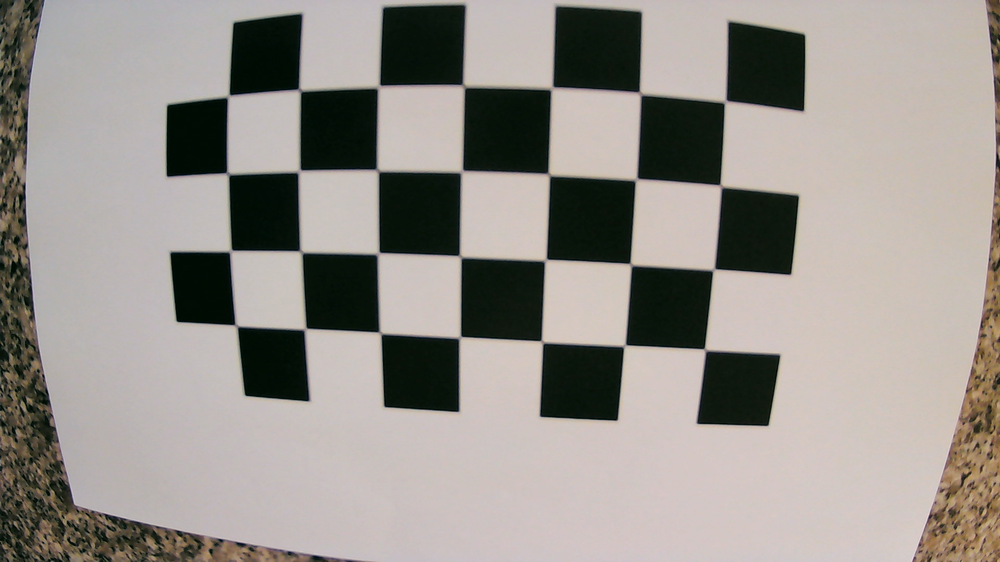
#> input picture assignment_1/IntrinsicCalibration/calib_img 0.png, 1000 x 562 px, shrunk from 1920 x 1080 before the run, given in place of MVI_1474_VIS.avi, which was not available
$ python enhance_video.py
#> lines starting #> are read from the running program, lines starting #| are printed output that depends on the picture; pictures that were not available may be replaced by others from this repository, and a replacement may not be noted
#> further down, frame is the input picture: shape (562, 1000, 3); mean B, G, R 139.3, 145, 150.2
import cv2
import numpy as np
from PIL import Image, ImageOps


# Hard-coded paths
video_dir = "/externo/cv_data/VIS_Onshore/Videos/"
matrix_dir = "/externo/cv_data/VIS_Onshore/ObjectGT/"
video_ref = "MVI_1474_VIS"


# Create two resizable preview windows
window1_name = "Original"
window2_name = "Enhanced"
cv2.namedWindow(window1_name, cv2.WINDOW_NORMAL)
cv2.namedWindow(window2_name, cv2.WINDOW_NORMAL)


def histogram_correction(img):
    # Convert image to YUV
    img_yuv = cv2.cvtColor(img, cv2.COLOR_BGR2YUV)

    # Equalize the histogram of the Y channel
    img_yuv[:, :, 0] = cv2.equalizeHist(img_yuv[:, :, 0])

    # Return image in BGR format
    return cv2.cvtColor(img_yuv, cv2.COLOR_YUV2BGR)


def histogram_correction_pil(img):
    pil_img = Image.fromarray(cv2.cvtColor(img, cv2.COLOR_BGR2RGB))
    equalized = ImageOps.equalize(pil_img, mask=None)
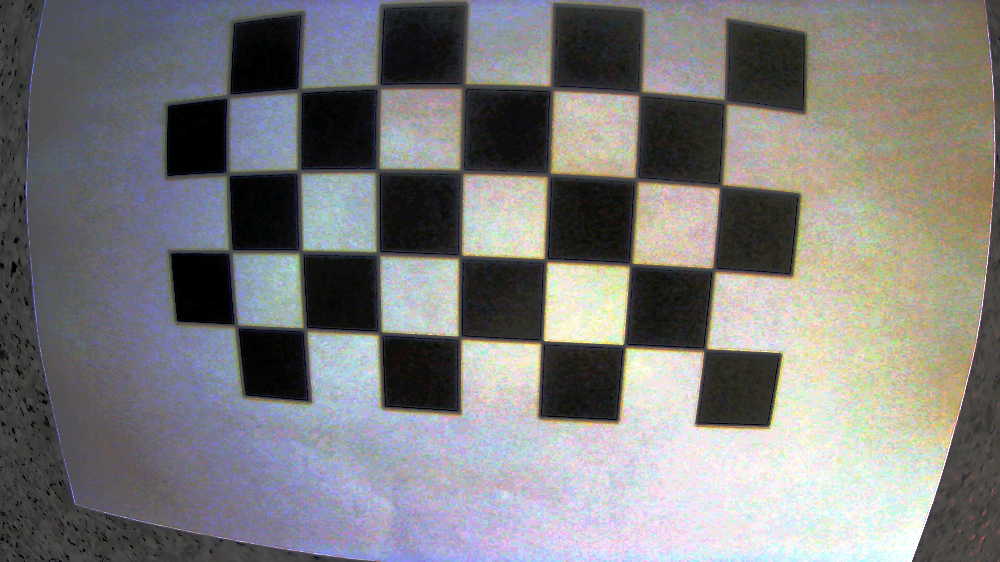
#> equalized: PIL image 1000x562 RGB; mean R, G, B 125.2, 124.4, 124.6
    return cv2.cvtColor(np.array(equalized), cv2.COLOR_RGB2BGR)
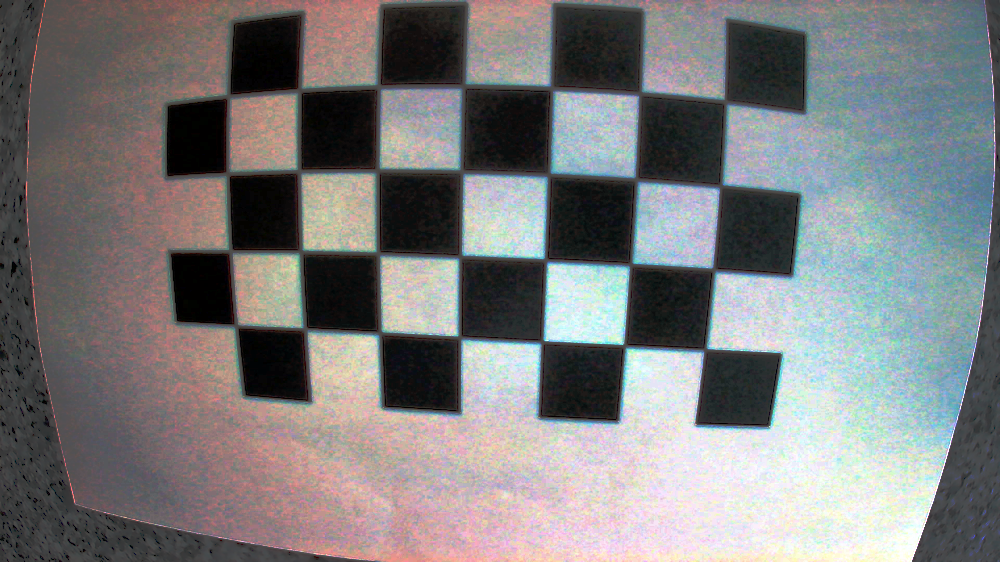
#> returned value: shape (562, 1000, 3); mean R, G, B 124.6, 124.4, 125.2


# Thanks https://stackoverflow.com/a/55590133
def unsharp_mask(image, kernel_size=(5, 5), sigma=1.0, amount=1.0, threshold=0):
    """Return a sharpened version of the image, using an unsharp mask."""
#> called with kernel_size = (5, 5), sigma = 1, amount = 1, threshold = 0
    blurred = cv2.GaussianBlur(image, kernel_size, sigma)
    sharpened = float(amount + 1) * image - float(amount) * blurred
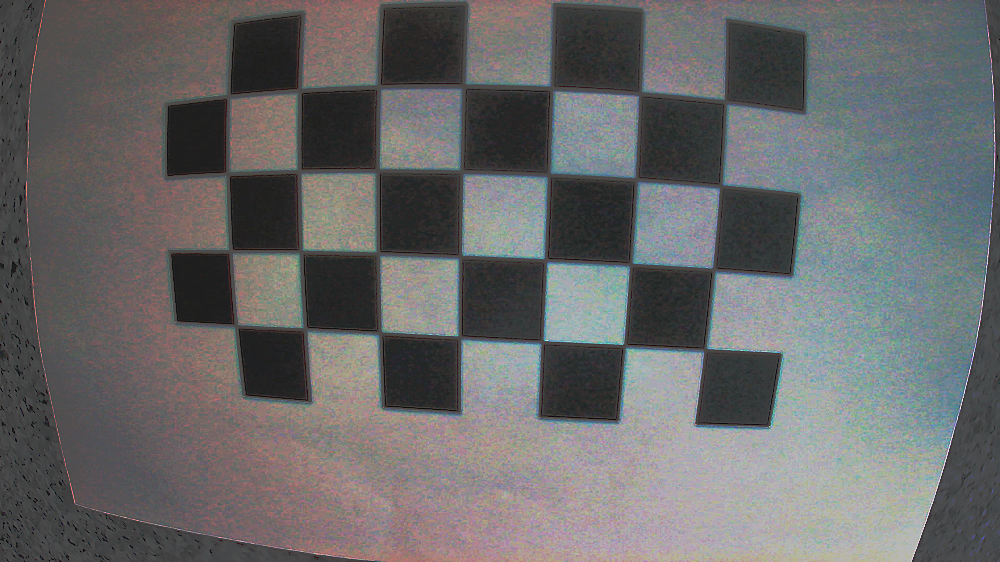
#> sharpened: shape (562, 1000, 3) float64; mean R, G, B 124.6, 124.4, 125.2; drawn with min black and max white
    sharpened = np.maximum(sharpened, np.zeros(sharpened.shape))
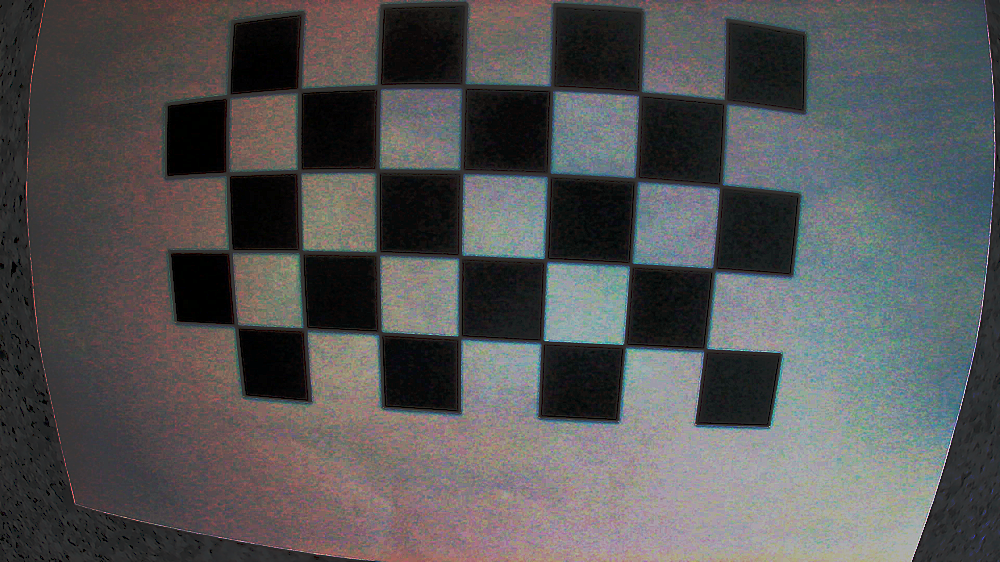
#> sharpened: shape (562, 1000, 3) float64; mean R, G, B 124.7, 124.5, 125.3; drawn with min black and max white
    sharpened = np.minimum(sharpened, 255 * np.ones(sharpened.shape))
    sharpened = sharpened.round().astype(np.uint8)
    if threshold > 0:
        low_contrast_mask = np.absolute(image - blurred) < threshold
        np.copyto(sharpened, image, where=low_contrast_mask)
    return sharpened


# Create a video capture object, in this case we are reading the video from a file
vid_capture = cv2.VideoCapture(video_dir + f"{video_ref}.avi")

if not vid_capture.isOpened():
    print("Error opening the video file")

# Read fps and frame count
else:
    # Get frame rate information
    fps = vid_capture.get(cv2.CAP_PROP_FPS)
    print("Frames per second : ", fps, "FPS")

    # Get frame count
    frame_count = vid_capture.get(cv2.CAP_PROP_FRAME_COUNT)
    print("Frame count : ", frame_count)

frame_index = 0
while vid_capture.isOpened():
    ret, frame = vid_capture.read()
    if ret:
        enhanced = unsharp_mask(histogram_correction_pil(frame))
        cv2.imshow(window1_name, frame)
        cv2.imshow(window2_name, enhanced)

        # 20 milliseconds
        key = cv2.waitKey(20)
#> (key q is pressed here)
        if key == ord("q"):
            break

    else:
        break

# Release the video capture object
vid_capture.release()
cv2.destroyAllWindows()

$ run again, on assignment_1/IntrinsicCalibration/calib_img 1.png
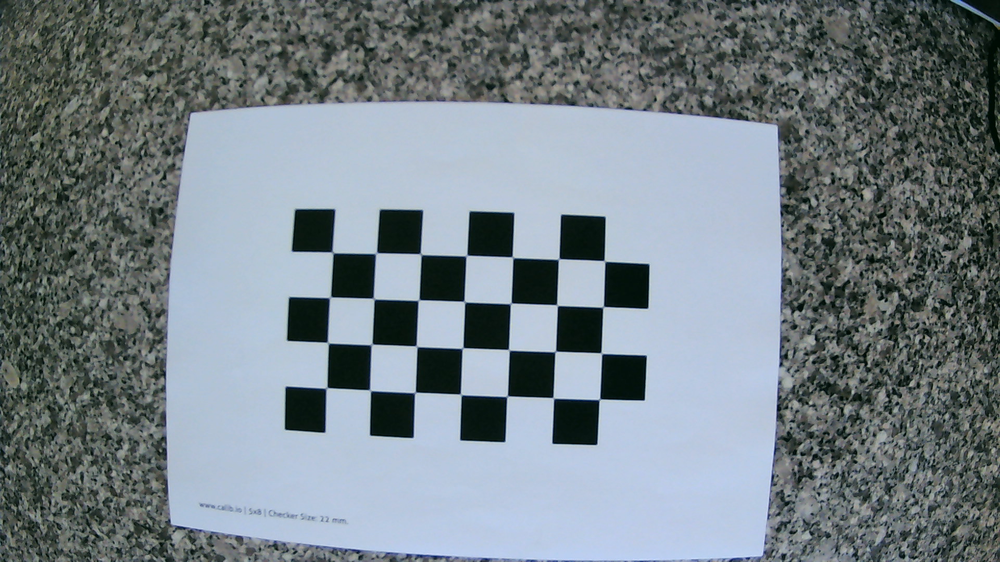
#> input picture assignment_1/IntrinsicCalibration/calib_img 1.png, 1000 x 562 px, shrunk from 1920 x 1080 before the run, given in place of MVI_1474_VIS.avi, which was not available
#> frame is the input picture: shape (562, 1000, 3); mean B, G, R 134.6, 128.6, 117.6
#> in histogram_correction_pil, `return cv2.cvtColor(np.array(equalized), cv2.COLOR_RGB2BGR)`:
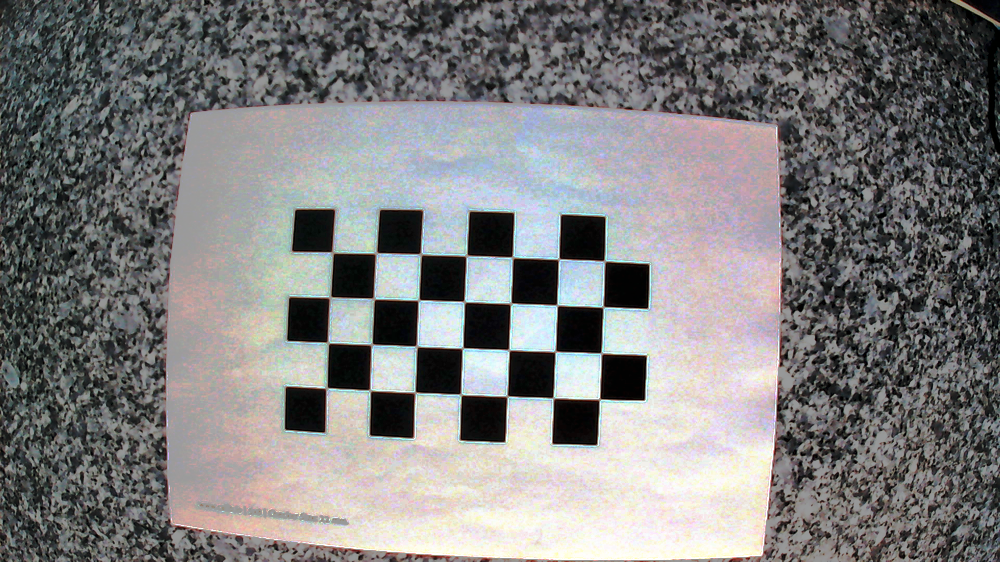
#> returned value: shape (562, 1000, 3); mean R, G, B 126.3, 125.6, 125.8
#> in unsharp_mask, `sharpened = np.maximum(sharpened, np.zeros(sharpened.shape))`:
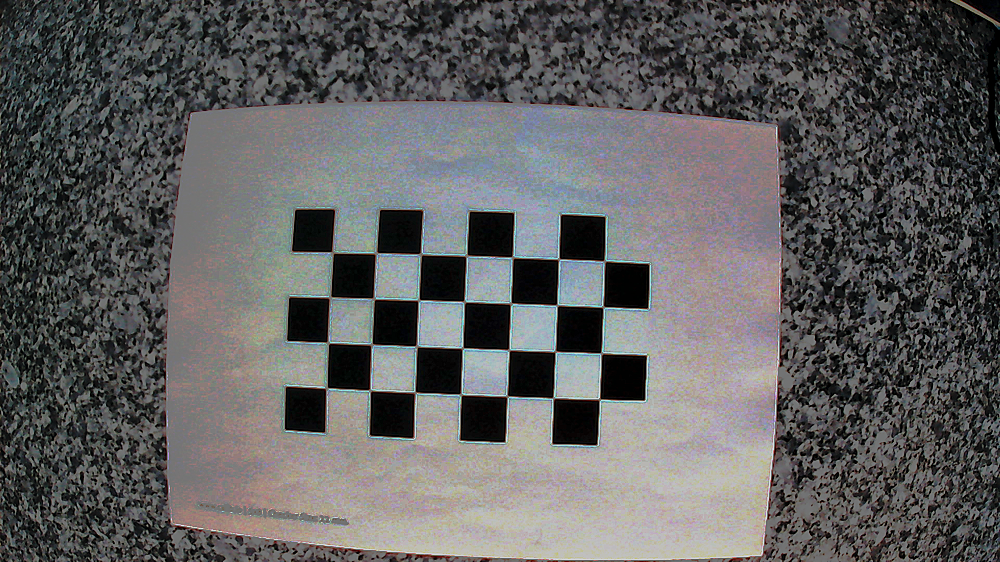
#> sharpened: shape (562, 1000, 3) float64; mean R, G, B 126.6, 126, 126.1; drawn with min black and max white

$ run again, on assignment_1/IntrinsicCalibration/calib_img 10.png
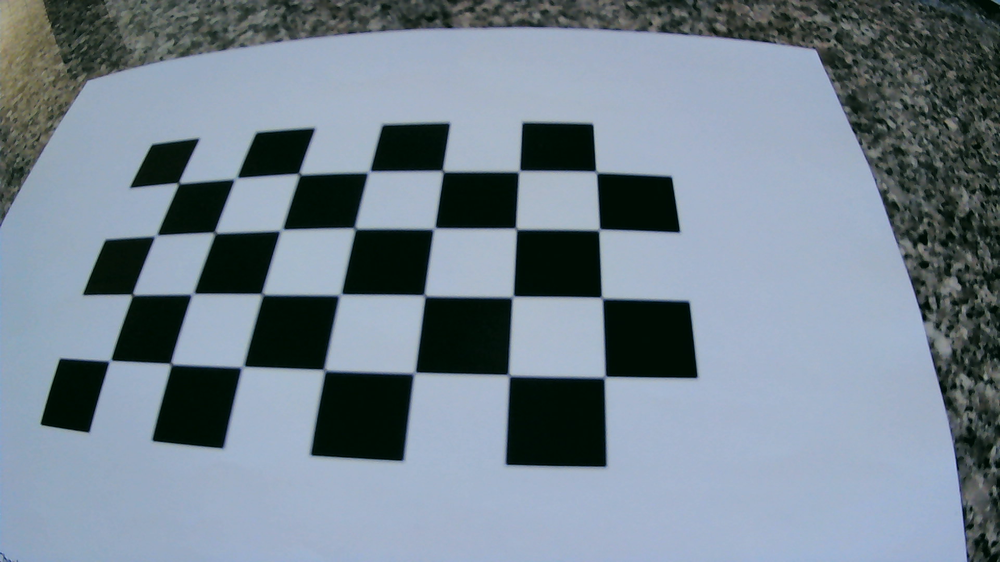
#> input picture assignment_1/IntrinsicCalibration/calib_img 10.png, 1000 x 562 px, shrunk from 1920 x 1080 before the run, given in place of MVI_1474_VIS.avi, which was not available
#> frame is the input picture: shape (562, 1000, 3); mean B, G, R 143.5, 131.5, 117.5
#> in histogram_correction_pil, `return cv2.cvtColor(np.array(equalized), cv2.COLOR_RGB2BGR)`:
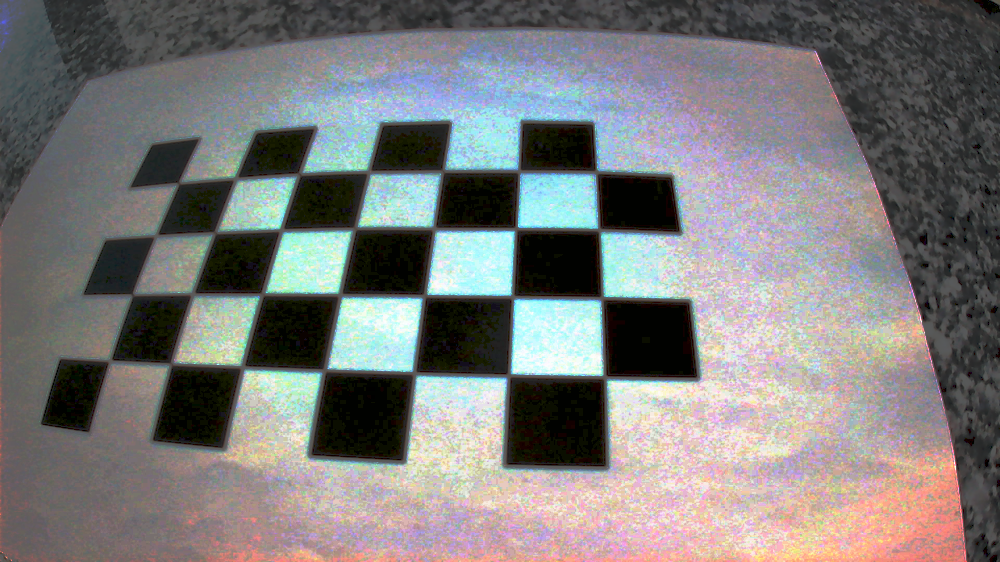
#> returned value: shape (562, 1000, 3); mean R, G, B 124.4, 123.2, 122.9
#> in unsharp_mask, `sharpened = np.maximum(sharpened, np.zeros(sharpened.shape))`:
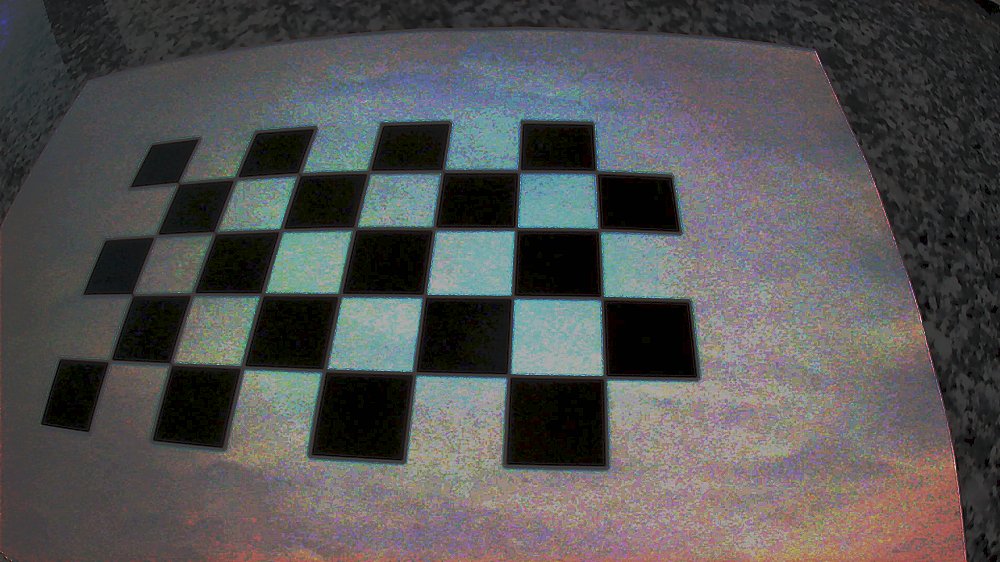
#> sharpened: shape (562, 1000, 3) float64; mean R, G, B 124.5, 123.4, 123.2; drawn with min black and max white

$ run again, on assignment_1/IntrinsicCalibration/calib_img 11.png
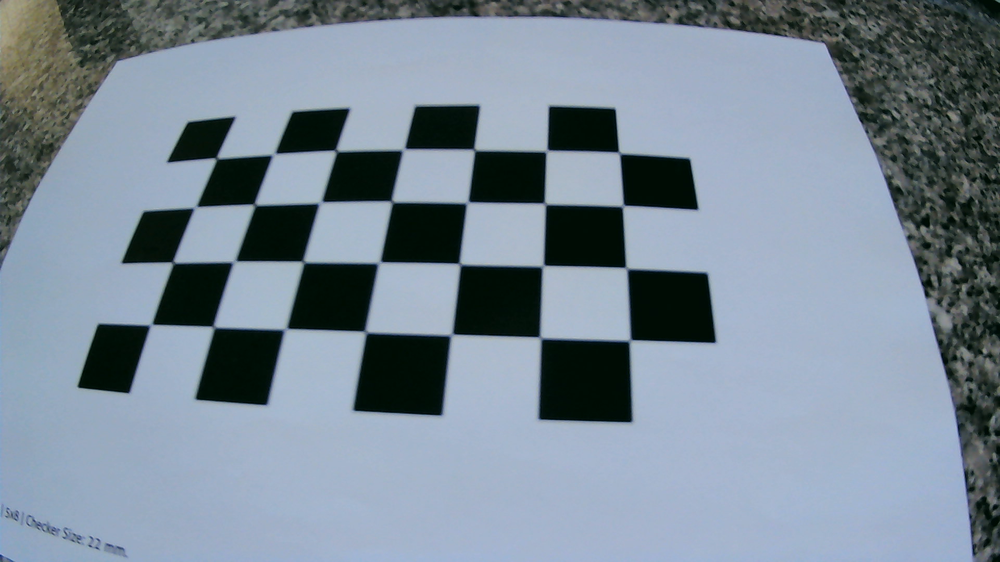
#> input picture assignment_1/IntrinsicCalibration/calib_img 11.png, 1000 x 562 px, shrunk from 1920 x 1080 before the run, given in place of MVI_1474_VIS.avi, which was not available
#> frame is the input picture: shape (562, 1000, 3); mean B, G, R 149.7, 136.6, 122.3
#> in histogram_correction_pil, `return cv2.cvtColor(np.array(equalized), cv2.COLOR_RGB2BGR)`:
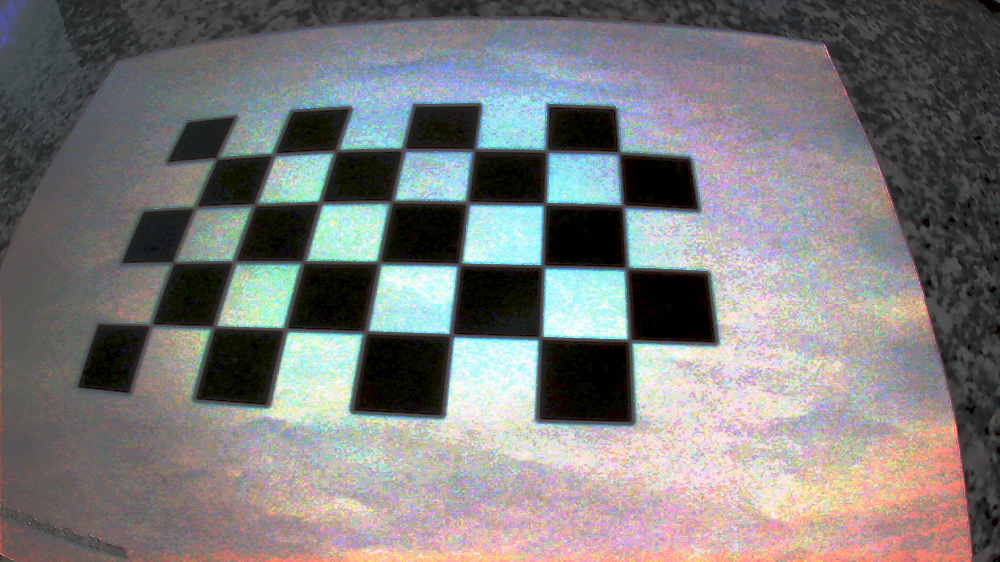
#> returned value: shape (562, 1000, 3); mean R, G, B 124.3, 123.4, 123.2
#> in unsharp_mask, `sharpened = np.maximum(sharpened, np.zeros(sharpened.shape))`:
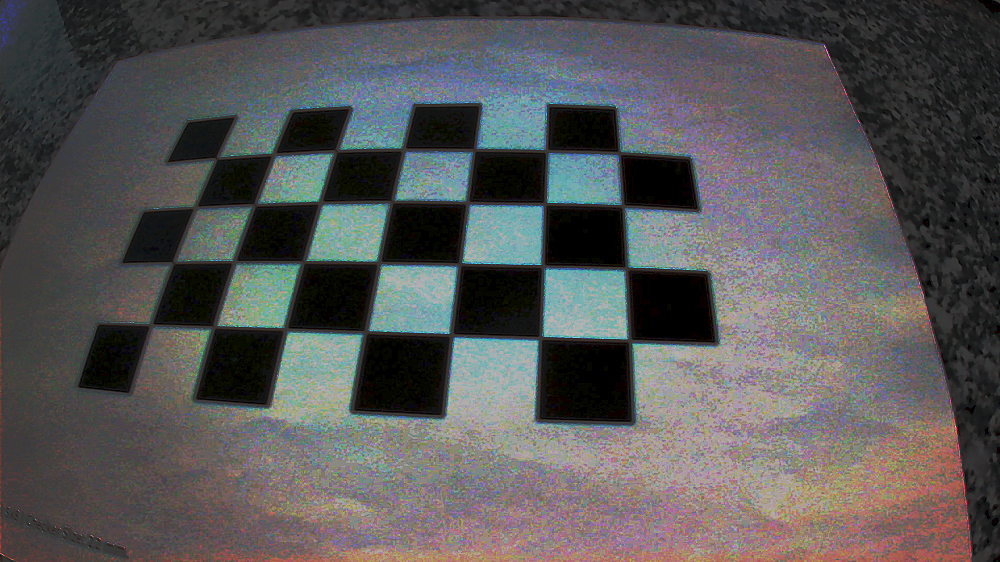
#> sharpened: shape (562, 1000, 3) float64; mean R, G, B 124.4, 123.5, 123.4; drawn with min black and max white
